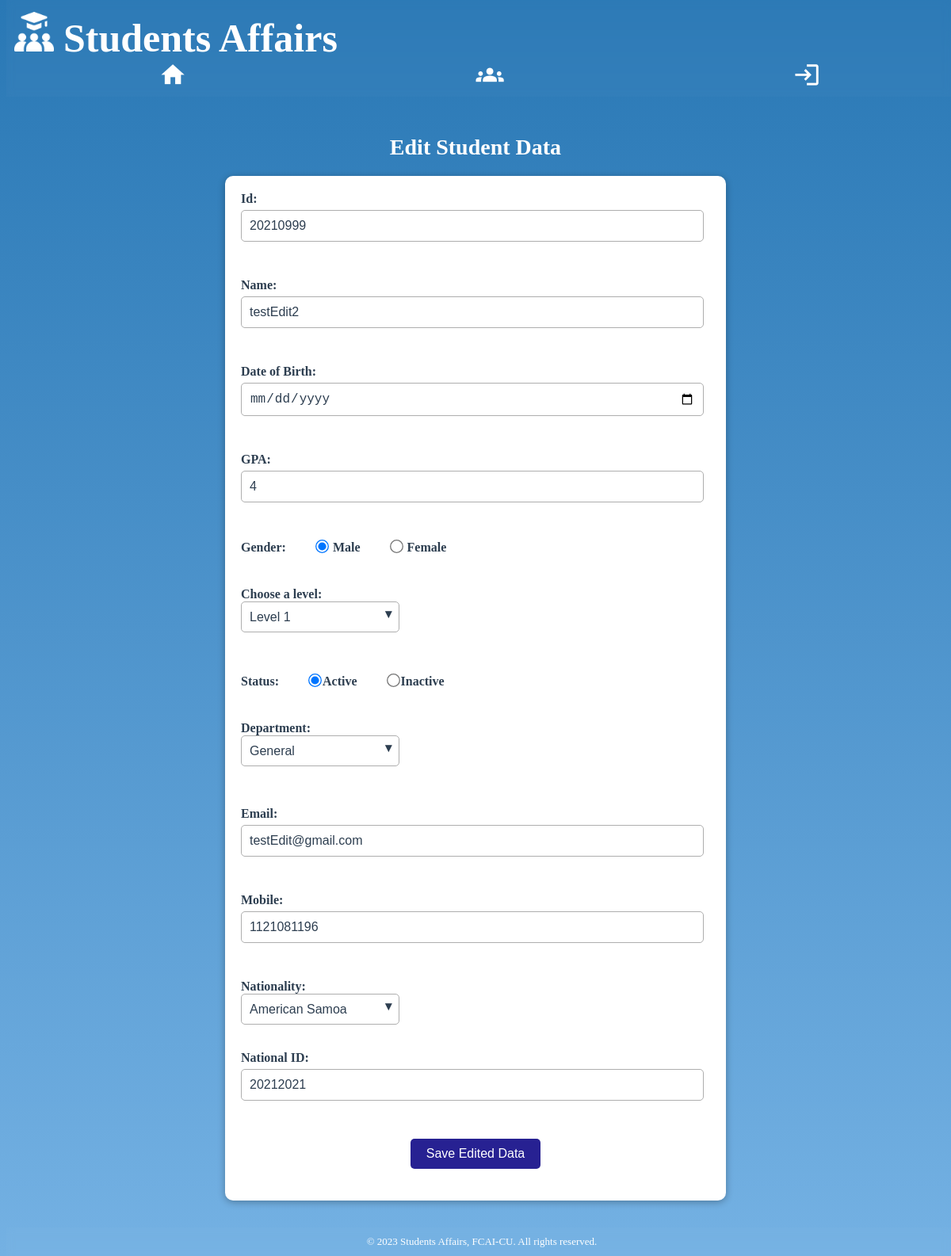
Page /edit_student/1 on the earlier database version.
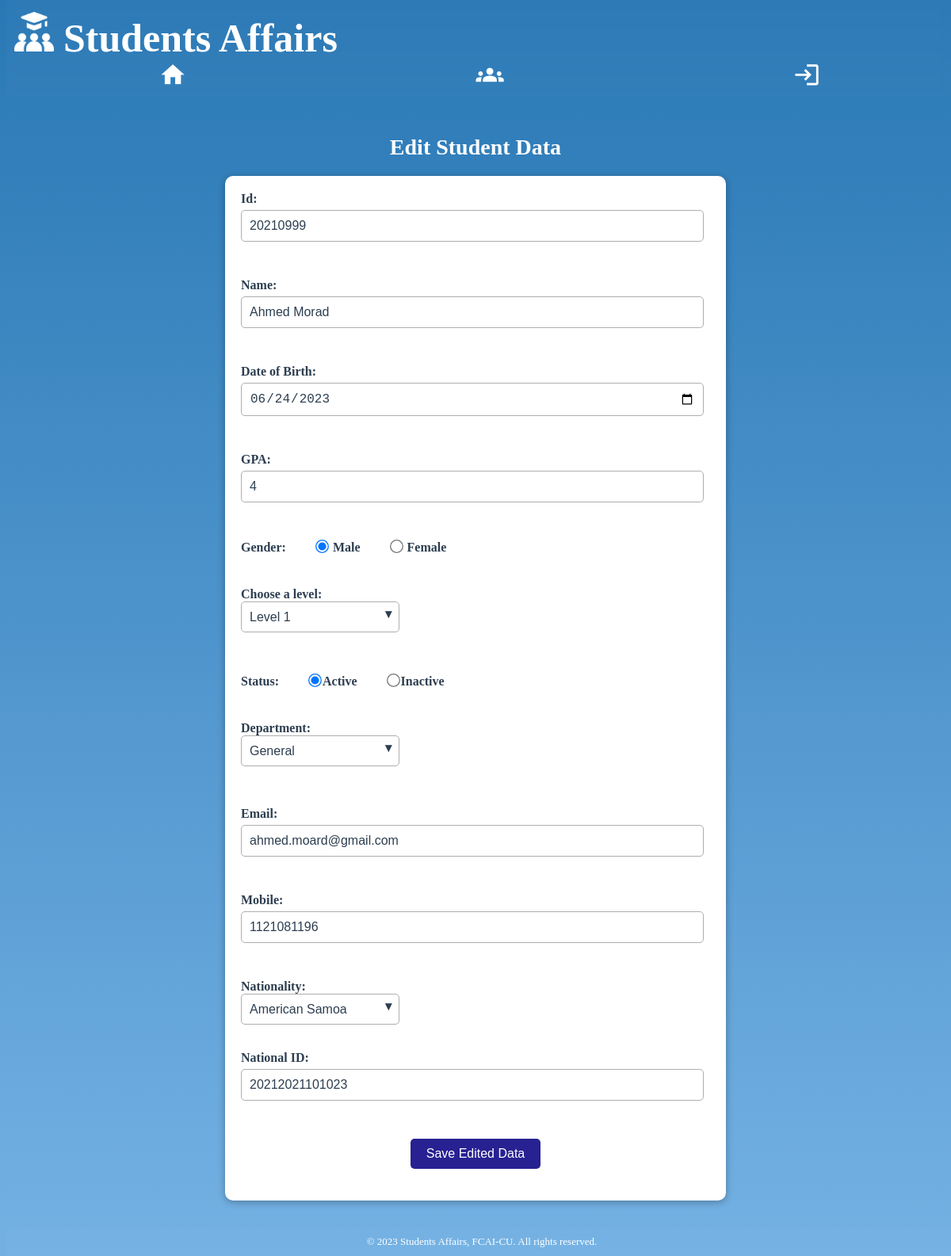
Same page on the later database version.
### student/models.py (models this page shows, shortened)
class Data_Student(models.Model):
    StuID = models.IntegerField()
    StuName = models.CharField(max_length=255)
    DOB = models.CharField(max_length=255)
    GPA = models.CharField(max_length=255)
    Gender = models.CharField(max_length=255)
    level = models.IntegerField()
    Status = models.CharField(max_length=255)
    Department = models.CharField(max_length=255)
    Email = models.CharField(max_length=255)
    Mobile = models.IntegerField()
    Nationality = models.CharField(max_length=255)
    NationalityID = models.IntegerField(null=True)

### student/views.py (the view)
# urls.py: path('edit_student/<int:id>', views.edit, name= 'editStudent'),
def edit(request, id):
    student = Data_Student.objects.get(id=id)
    template = loader.get_template('EditStudent.html')
    context = {
        'student': student,
    }
    return HttpResponse(template.render(context, request))

### student/templates/EditStudent.html (shortened to what this page needs)
{% extends 'base.html'%}
{% load static %}
{% block content %}
<h2>Edit Student Data</h2>
<div class="container">
    <form class="edit-std-form" action="editStudent/{{student.id}}" method="post">{% csrf_token %}
        {% include 'editForm.html' %}
        <input type="submit" id="save" value="Save Edited Data">
    </form>
</div>
{% endblock content %}

### student/templates/editForm.html (shortened to what this page needs)
<label for="id">Id:</label>
<input type="number" id="id" name="studentId" required value="{{student.StuID}}"><br><br>
<label for="name">Name:</label>
<input type="text" id="name" name="name" required value="{{student.StuName}}"><br><br>
<label for="date">Date of Birth:</label>
<input type="date" id="date" name="date" required value="{{student.DOB}}"><br><br>
<label for="gpa">GPA:</label>
<input type="number" id="gpa" name="gpa" min="0" max="4" step="0.01" required value="{{student.GPA}}"><br><br>
<div id="list_id">
    <label class="container">Gender:</label>
    <label>
        <input type="radio" id="radio-male" name="gender" value="Male" checked> Male
    </label>
    <label>
        <input type="radio" id="radio-female" name="gender" value="Female"> Female
    </label>
    <br><br><br>
</div>
<label class="drop">Choose a level:
    <select name="level" id="level">
        <option value="{{student.level}}" selected hidden>Level {{student.level}}</option>
    </select>
</label><br><br><br>
<label> Status: </label>
<label>
    <input type="radio" id="radio-active" name="status" value="Active" checked>Active
</label>
<label>
    <input type="radio" id="radio-inactive" name="status" value="Inactive">Inactive
</label>
</label><br><br><br>
<label class="drop">Department:
    <select name="department" id="department" class="department">
        <option value="{{student.Department}}" selected hidden>{{student.Department}}</option>
    </select>
</label><br><br><br>
<label for="email">Email:</label>
<input type="email" id="email" name="email" required value="{{student.Email}}"><br><br>
<label for="mobile">Mobile:</label>
<input type="tel" id="mobile" name="mobile" required value="{{student.Mobile}}"><br><br>
<label class="drop">Nationality:
    <select name="Nationality" id="nationality">
        <option value="{{student.Nationality}}" selected hidden>{{student.Nationality}}</option>
    </select>
</label><br><br>
<label for="National ID">National ID:</label>
<input type="tel" id="nationalId" name="National ID" required value="{{student.NationalityID}}"><br>

Differences in the rows shown:
changed Data_Student "General": name "testEdit2" → "Ahmed Morad"; date (not shown) → "06/24/2023"; email "testEdit@gmail.com" → "ahmed.moard@gmail.com"; NationalityID "20212021" → "20212021101023"
